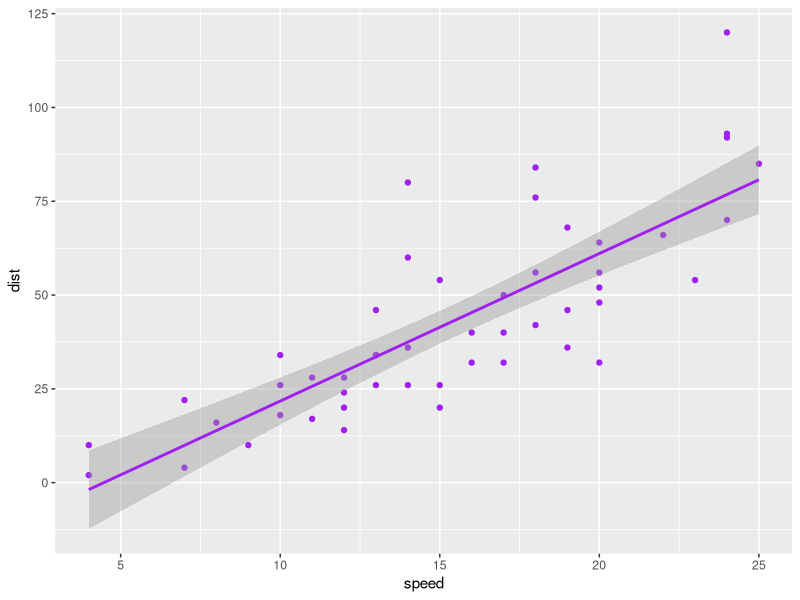

Source code (R):
## ---- chunk 1
library(tidyverse)
## ---- chunk 2
ggplot(cars, aes(speed, dist)) +
  geom_point(color = "purple") +
  geom_smooth(method = "lm", color = "purple")
